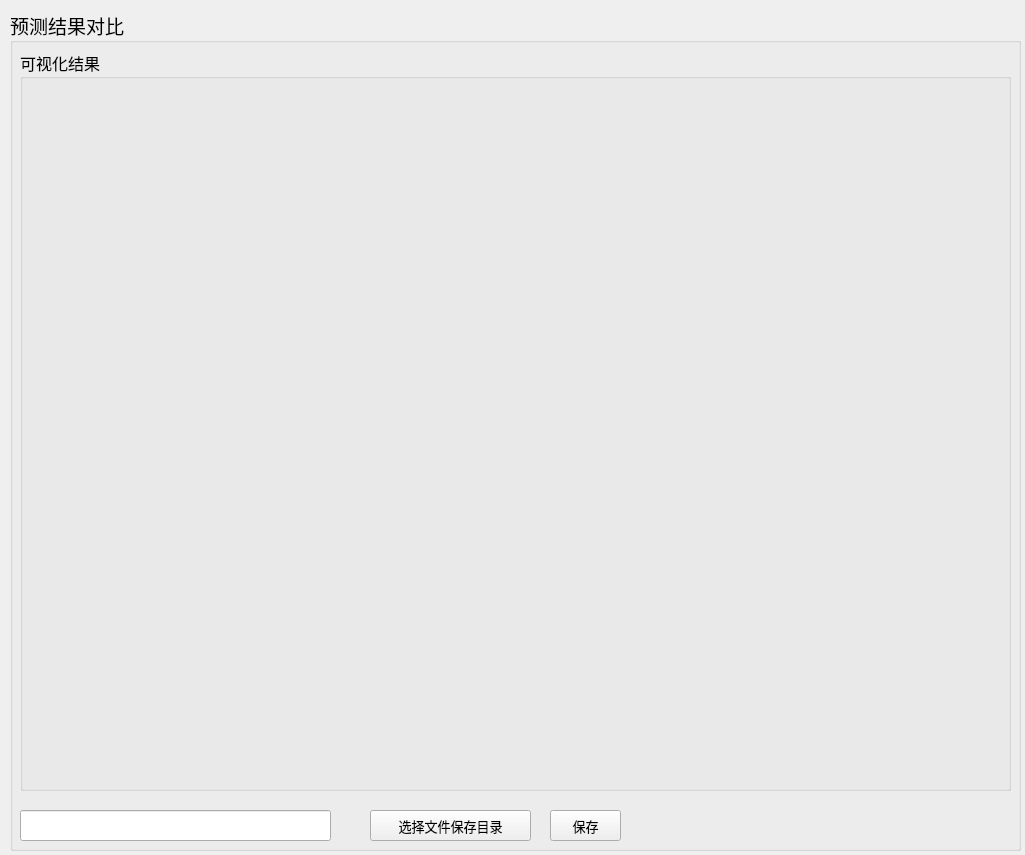
<?xml version="1.0" encoding="UTF-8"?>
<ui version="4.0">
 <class>Form</class>
 <widget class="QWidget" name="Form">
  <property name="geometry">
   <rect>
    <x>0</x>
    <y>0</y>
    <width>1025</width>
    <height>855</height>
   </rect>
  </property>
  <property name="windowTitle">
   <string>Form</string>
  </property>
  <property name="windowIcon">
   <iconset>
    <normaloff>image/汽车.png</normaloff>image/汽车.png</iconset>
  </property>
  <widget class="QGroupBox" name="groupBox">
   <property name="geometry">
    <rect>
     <x>10</x>
     <y>10</y>
     <width>1011</width>
     <height>841</height>
    </rect>
   </property>
   <property name="font">
    <font>
     <family>黑体</family>
     <pointsize>14</pointsize>
    </font>
   </property>
   <property name="title">
    <string>预测结果对比</string>
   </property>
   <widget class="QGroupBox" name="groupBox_2">
    <property name="geometry">
     <rect>
      <x>10</x>
      <y>40</y>
      <width>991</width>
      <height>741</height>
     </rect>
    </property>
    <property name="font">
     <font>
      <family>黑体</family>
      <pointsize>12</pointsize>
     </font>
    </property>
    <property name="title">
     <string>可视化结果</string>
    </property>
    <widget class="QWidget" name="gridLayoutWidget">
     <property name="geometry">
      <rect>
       <x>10</x>
       <y>30</y>
       <width>971</width>
       <height>701</height>
      </rect>
     </property>
     <layout class="QGridLayout" name="gridLayout"/>
    </widget>
   </widget>
   <widget class="QLineEdit" name="lineEdit">
    <property name="geometry">
     <rect>
      <x>10</x>
      <y>800</y>
      <width>311</width>
      <height>31</height>
     </rect>
    </property>
   </widget>
   <widget class="QPushButton" name="pushButton">
    <property name="geometry">
     <rect>
      <x>360</x>
      <y>800</y>
      <width>161</width>
      <height>31</height>
     </rect>
    </property>
    <property name="font">
     <font>
      <pointsize>10</pointsize>
     </font>
    </property>
    <property name="text">
     <string>选择文件保存目录</string>
    </property>
   </widget>
   <widget class="QPushButton" name="pushButton_2">
    <property name="geometry">
     <rect>
      <x>540</x>
      <y>800</y>
      <width>71</width>
      <height>31</height>
     </rect>
    </property>
    <property name="font">
     <font>
      <pointsize>10</pointsize>
     </font>
    </property>
    <property name="text">
     <string>保存</string>
    </property>
   </widget>
  </widget>
 </widget>
 <resources/>
 <connections/>
</ui>
